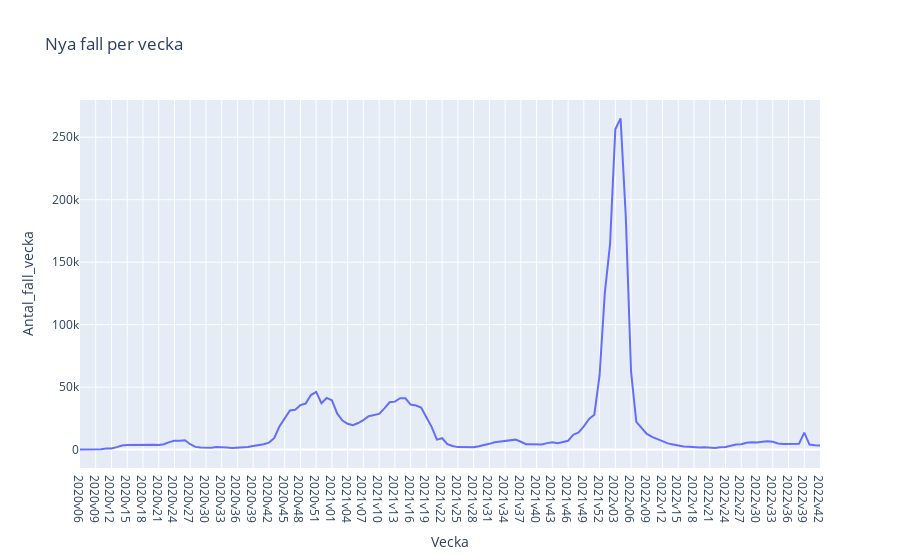

The notebook cell saved with this chart:
### Code cell
fig = px.line(covid_data, x='Vecka',y='Antal_fall_vecka', title='Nya fall per vecka')

fig.show()

### Figure 1 — Plotly figure (JSON) as saved in the notebook; plotly's stock layout.template omitted (floating-point values rounded to 4 significant figures; data arrays with more than 128 entries replaced by an {"elided": "..."} marker saying what was removed)
{"data": [{"hovertemplate": "Vecka=%{x}<br>Antal_fall_vecka=%{y}<extra></extra>", "legendgroup": "", "line": {"color": "#636efa", "dash": "solid"}, "marker": {"symbol": "circle"}, "mode": "lines", "name": "", "orientation": "v", "showlegend": false, "type": "scatter", "x": {"elided": "142 str values"}, "xaxis": "x", "y": {"elided": "142 int values"}, "yaxis": "y"}], "layout": {"legend": {"tracegroupgap": 0}, "title": {"text": "Nya fall per vecka"}, "xaxis": {"anchor": "y", "domain": [0, 1], "title": {"text": "Vecka"}}, "yaxis": {"anchor": "x", "domain": [0, 1], "title": {"text": "Antal_fall_vecka"}}}}
